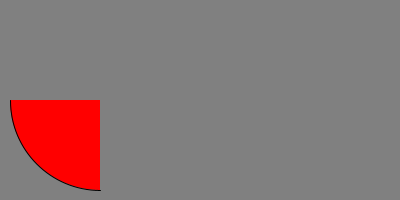
Frame 1 (no input)
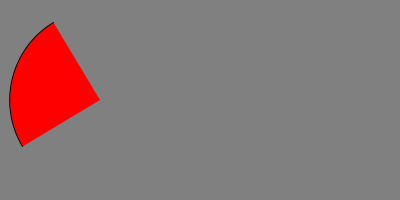
Frame 60 (the mouse pressed at the canvas centre just before this capture)
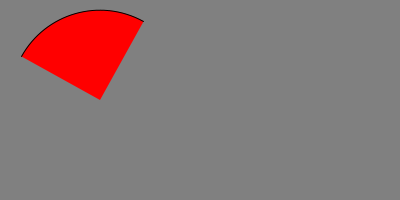
Frame 120 (the mouse held since frame 60 and released just before this capture)

The Processing sketch that drew these frames (run headless with seeded random() and noise(); from frame 60 on, the mouse is pressed at the canvas centre):

// Processing sketch: week16_4
// ── week16_4.pde
void setup()
{
  size(400,200);
  fill(255,0,0);
  textSize(40);  
}

float shift = 0;

void draw() // 畫,每秒60次
{
  background(128,128,128); // RGB三色
// float start = radians(90+mouseX);
// float stop = radians(180+mouseX);
  float start = radians(90+shift); 
  float stop = radians(180+shift); 
  arc(100,100, 180,180, start,stop);
  shift += 1; //每秒轉60度
}
 
